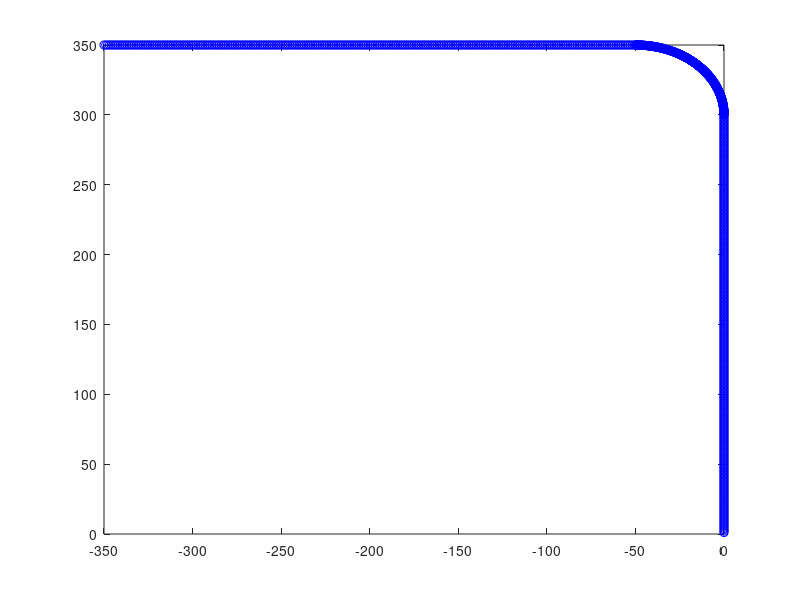

Write MATLAB code to recreate this figure.
 x1=0;
 y1=linspace(1,299,299);
 figure;
 plot(x1,y1,'b-o')
 hold on
 alpha=0:pi/800:pi/2;
 x2=50*cos(alpha)-50;
 y2=50*sin(alpha)+300;
 plot(x2,y2,'b-o') 
 hold on
 x3=linspace(-51,-350,300);
 y3=350;
 plot(x3,y3,'b-o') 